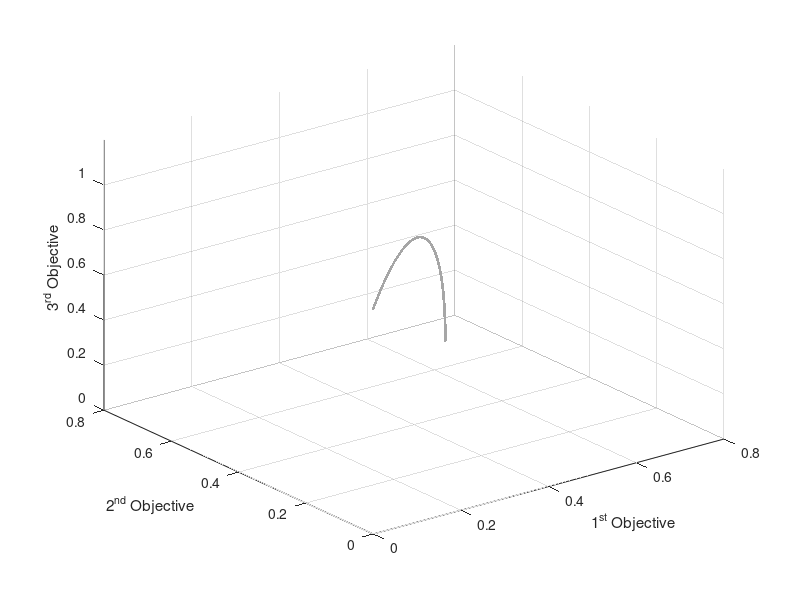

Reproduce this figure in MATLAB.
load('DTLZ5.mat');

% scatter3(PF(:, 1), PF(:, 2), PF(:, 3), 'c.');
scatter3(PF(:, 1), PF(:, 2), PF(:, 3),'SeriesIndex',1,'DisplayName','PF',...
    'MarkerEdgeColor',[0.650980392156863 0.650980392156863 0.650980392156863],...
    'MarkerFaceAlpha',0.5,...
    'MarkerFaceColor',[0.650980392156863 0.650980392156863 0.650980392156863],...
    'Marker','.');
xlabel('1^{st} Objective');
ylabel('2^{nd} Objective');
zlabel('3^{rd} Objective');
xlim([0 0.8]);
ylim([0 0.8]);
zlim([0 1.2]);